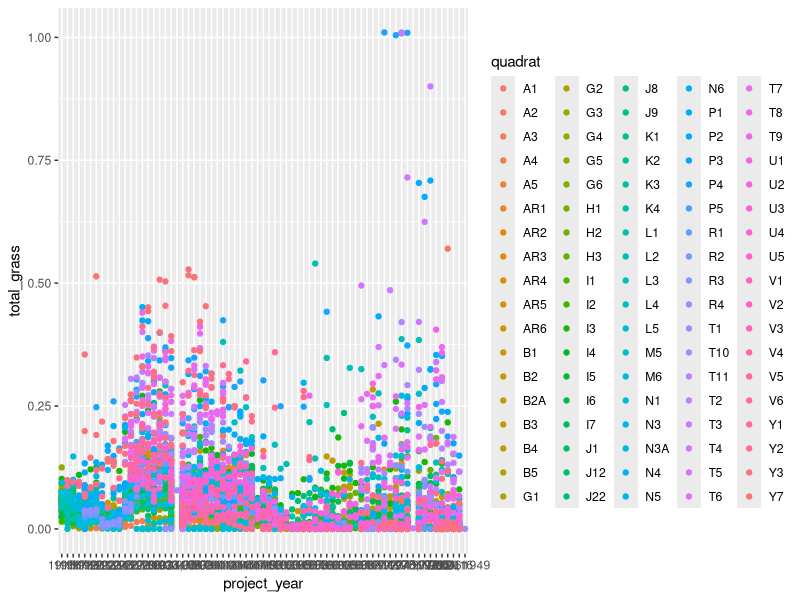
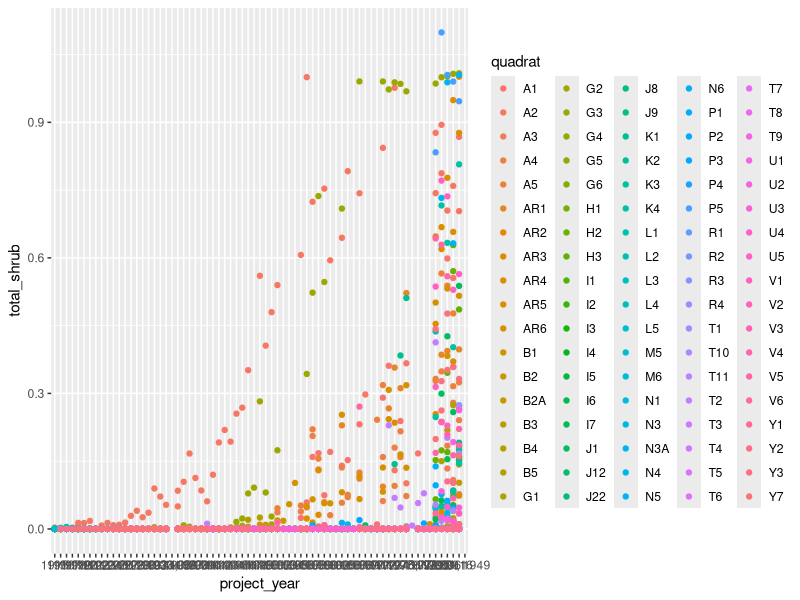
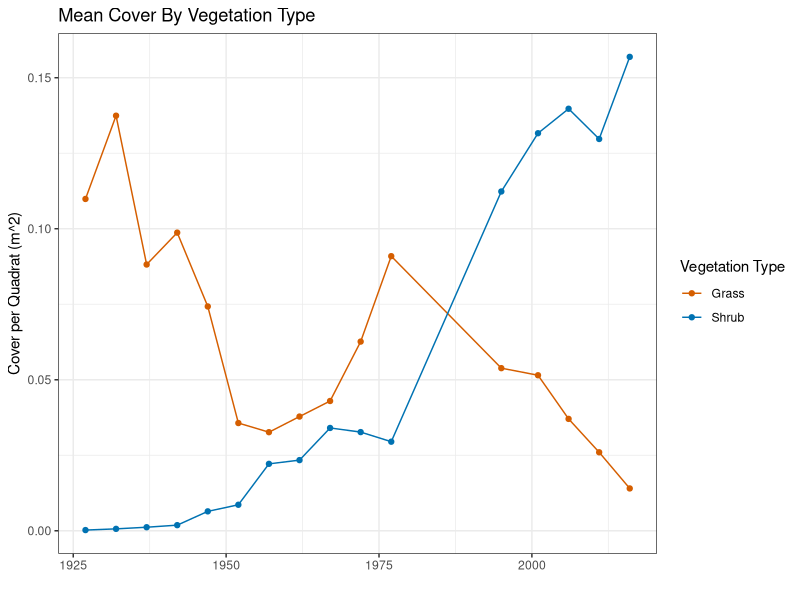
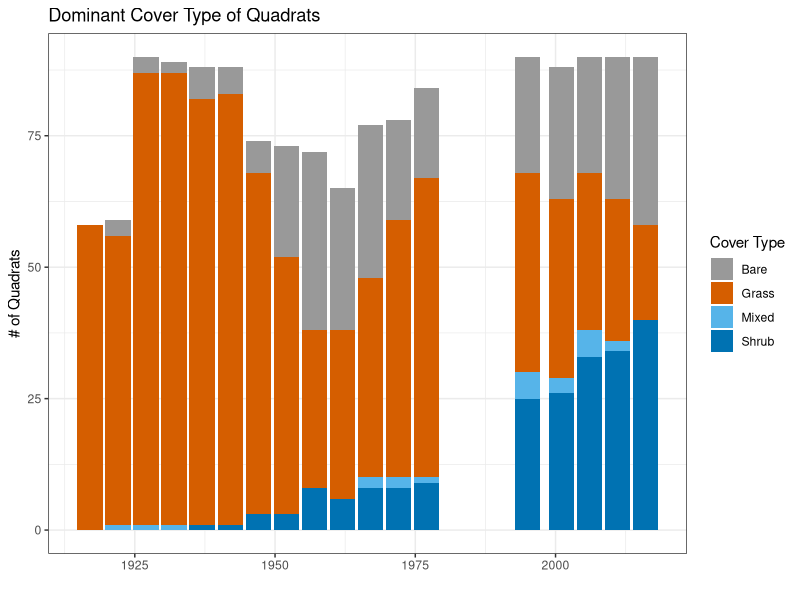
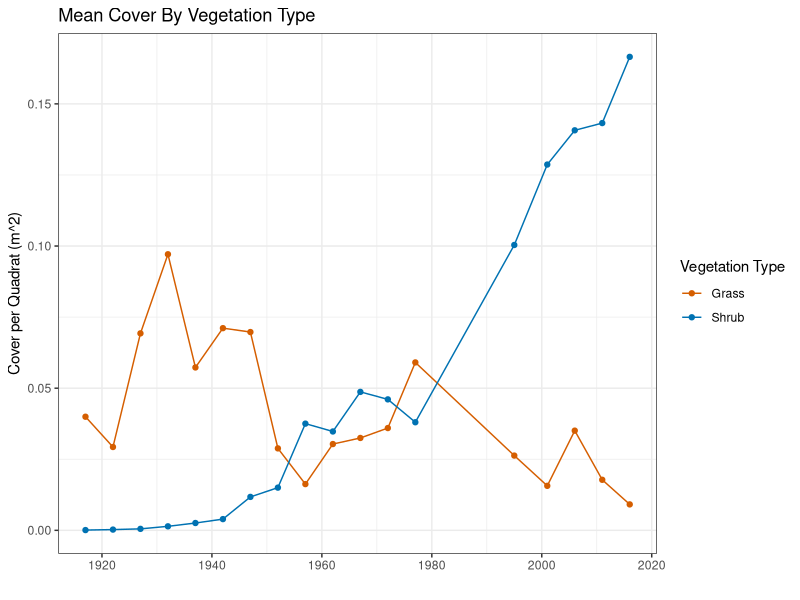
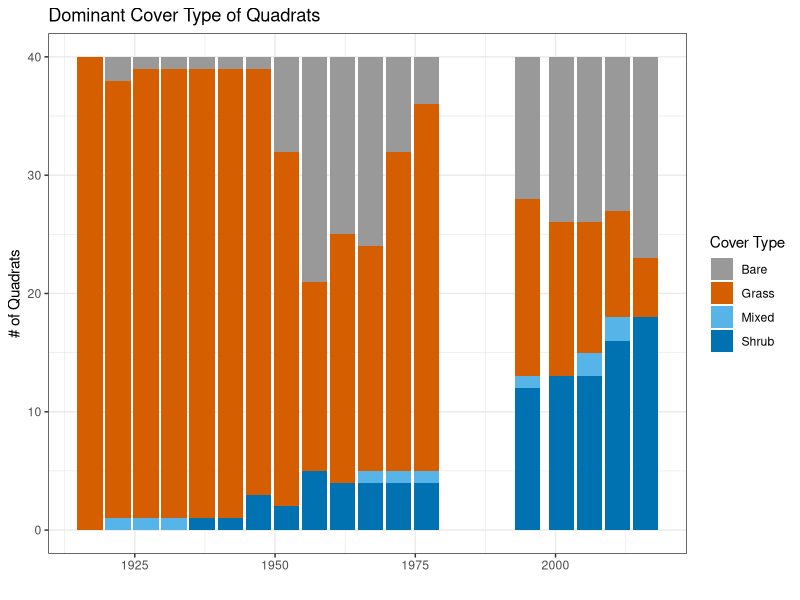
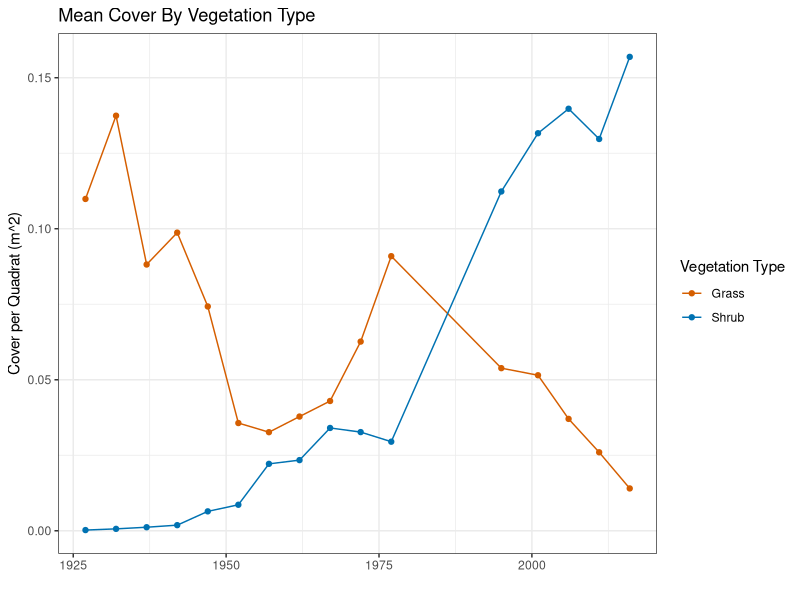
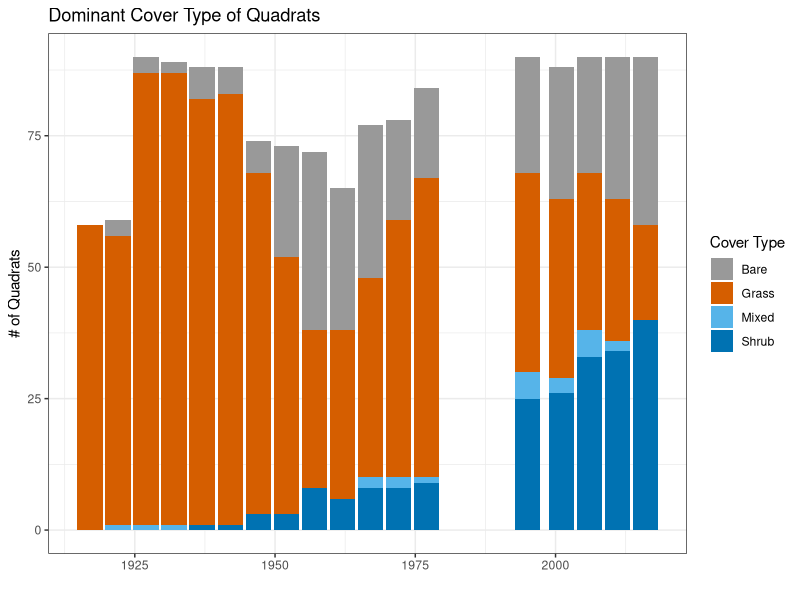

R code for these plots, in order:
# grass/shrub trends 1916-2016
# adapted from SRM poster analysis
# EMC 8/26/20

library(dplyr)
library(ggplot2)

cbPalette <- c("#999999","#D55E00", "#0072B2","#E69F00", "#56B4E9", "#009E73", "#F0E442", "#CC79A7")

veg = read.csv('data/quadrat_veg.csv', stringsAsFactors = F)
dates = read.csv('data/quadrats_dates_for_analysis.csv', stringsAsFactors = F)


# quadrats to use (the ones that are processed as of Aug 2020)
selectedquads = unique(dates$quadrat)

# just using veg from selected quadrats
veg_data = dplyr::filter(veg, quadrat %in% selectedquads)

# how many quads per year
quadsperyear = dates %>%
  group_by(project_year) %>%
  summarize(nquads = n_distinct(quadrat))

# plot shrub and grass over time
ggplot(veg_data, aes(x=project_year, y=total_grass, color=quadrat)) +
  geom_point()

ggplot(veg_data, aes(x=project_year, y=total_shrub, color=quadrat)) +
  geom_point()

# =================
# group years: quadrats were not all sampled every year, but I want to get a reliable time series
groupedyears = data.frame(project_year = 1915:2016,
                          yeargroup = c(rep(1917,5),
                                        rep(1922,5),
                                        rep(1927,5),
                                        rep(1932,5),
                                        rep(1937,5),
                                        rep(1942,5),
                                        rep(1947,5),
                                        rep(1952,5),
                                        rep(1957,5),
                                        rep(1962,5),
                                        rep(1967,5),
                                        rep(1972,5),
                                        rep(1977,5),
                                        rep(1982,5),
                                        rep(1987,5),
                                        rep(1992,5),
                                        rep(1995,5),
                                        rep(2001,5),
                                        rep(2006,5),
                                        rep(2011,5),
                                        rep(2016,2)))

covergrouped = merge(veg_data, groupedyears, by='project_year') %>%
  group_by(quadrat, yeargroup) %>%
  summarize(meangrass=mean(total_grass, na.rm=T),
            meanshrub=mean(total_shrub, na.rm=T))



# now how many quads per year group
quadsperyear2 = covergrouped %>%
  group_by(yeargroup) %>%
  summarize(nquads = n_distinct(quadrat))

# only select the year (groups) that have at least 60 of the 90 quadrats sampled
selectedyears = quadsperyear2$yeargroup[quadsperyear2$nquads>=60]

# plot shrub and grass over time
datatoplot = dplyr::filter(covergrouped, yeargroup %in% selectedyears)
datatoplot$yeargroup = as.factor(datatoplot$yeargroup)


# mean grass and shrub, dual axes
meanbydate = dplyr::filter(covergrouped, yeargroup %in% selectedyears) %>%
  group_by(yeargroup) %>%
  summarize(meangrass=mean(meangrass),
            meanshrub=mean(meanshrub))

grassshrubtrend <- ggplot(meanbydate, aes(x=yeargroup)) +
  geom_line(aes(y=meangrass, colour='Grass')) +
  geom_point(aes(y=meangrass, colour='Grass')) +
  #scale_y_continuous(sec.axis = sec_axis(~.,name='Shrub Cover per Quadrat')) +
  geom_line(aes(y=meanshrub, colour='Shrub')) +
  geom_point(aes(y=meanshrub, colour='Shrub')) +
  labs(x = '',
       y='Cover per Quadrat (m^2)',
       colour='Vegetation Type',
       title='Mean Cover By Vegetation Type') +
  theme_bw() +
  scale_color_manual(values=cbPalette[2:3])
grassshrubtrend
  
ggsave('Figures/grass_shrub_trend.png', plot=grassshrubtrend, width=5, height=3)



# =======================================================================
# number of grass-dominated quadrats through time

dominatedby = dplyr::select(covergrouped, quadrat, yeargroup, grass=meangrass,shrub=meanshrub) 
# categorize each chart
dominatedby$grassshrubratio = dominatedby$grass/dominatedby$shrub
dominatedby$category = NA
dominatedby$category[dominatedby$grass < .01 & dominatedby$shrub< .01] <- 'Bare' # <1% shrub and <1% grass
dominatedby$category[dominatedby$grass >=.01 & dominatedby$shrub< .01] <- 'Grass' # <1% shrub and >=1% grass
dominatedby$category[dominatedby$grass < .01 & dominatedby$shrub>=.01] <- 'Shrub' # >=1% shrub and <1% grass
dominatedby$category[dominatedby$grass >= .01 & dominatedby$shrub>=.01 & dominatedby$grassshrubratio >= 2] <- 'Grass' # >=1% grass and shrub but more than double the grass
dominatedby$category[dominatedby$grass >= .01 & dominatedby$shrub>=.01 & dominatedby$grassshrubratio <= .5] <- 'Shrub' # >=1% grass and shrub but more than double the shrub
#dominatedby$category[dominatedby$grass >= .01 & dominatedby$shrub>=.01 & dominatedby$grassshrubratio < 2 & dominatedby$grassshrubratio > .5] <- 'mixed'
dominatedby$category[is.na(dominatedby$category)] <- 'Mixed'

# save to csv so this info can be used for maps
write.csv(dominatedby, 'Quadrat_dominant_veg_type_1915_2016.csv', row.names=F)

# find how many of each category for each year
ncategory = dominatedby %>% group_by(yeargroup, category) %>%
  summarize(ncategory=length(category))


# stacked barplot
cover_barplot <- ggplot(ncategory, aes(x=yeargroup, y=ncategory, fill=category)) +
  geom_bar(stat='identity') +
  theme_bw() +
  labs(x='',
       y="# of Quadrats",
       fill='Cover Type',
       title="Dominant Cover Type of Quadrats") +
  scale_fill_manual(values=cbPalette[c(1,2,5,3)])
cover_barplot
ggsave('Figures/Cover_barplot.png', plot=cover_barplot, width=5, height=3)

# ===========================================
# sensitivity analysis: create above graphs with only quadrats that were sampled regularly through time
# see which quadrats have at least one sample in every 5-year period 
covergroupedtally = covergrouped %>%
  group_by(quadrat) %>%
  summarize(nyeargroup=n_distinct(yeargroup))
bestcoveredquads = covergroupedtally$quadrat[covergroupedtally$nyeargroup==max(covergroupedtally$nyeargroup)]

# mean grass and shrub, dual axes
meanbydate2 = dplyr::filter(covergrouped, quadrat %in% bestcoveredquads) %>%
  group_by(yeargroup) %>%
  summarize(meangrass=mean(meangrass),
            meanshrub=mean(meanshrub))

grassshrubtrend2 <- ggplot(meanbydate2, aes(x=yeargroup)) +
  geom_line(aes(y=meangrass, colour='Grass')) +
  geom_point(aes(y=meangrass, colour='Grass')) +
  #scale_y_continuous(sec.axis = sec_axis(~.,name='Shrub Cover per Quadrat')) +
  geom_line(aes(y=meanshrub, colour='Shrub')) +
  geom_point(aes(y=meanshrub, colour='Shrub')) +
  labs(x = '',
       y='Cover per Quadrat (m^2)',
       colour='Vegetation Type',
       title='Mean Cover By Vegetation Type') +
  theme_bw() +
  scale_color_manual(values=cbPalette[2:3])
grassshrubtrend2
ggsave('Figures/grass_shrub_trend_40quadrats.png', plot=grassshrubtrend2, width=5, height=3)

# what category do these 40 quadrats fall in over time
# find how many of each category for each year
ncategory2 = dominatedby %>% 
  dplyr::filter(quadrat %in% bestcoveredquads) %>%
  group_by(yeargroup, category) %>%
  summarize(ncategory=length(category))


# stacked barplot
cover_barplot2 <- ggplot(ncategory2, aes(x=yeargroup, y=ncategory, fill=category)) +
  geom_bar(stat='identity') +
  theme_bw() +
  labs(x='',
       y="# of Quadrats",
       fill='Cover Type',
       title="Dominant Cover Type of Quadrats") +
  scale_fill_manual(values=cbPalette[c(1,2,5,3)])
cover_barplot2
ggsave('Figures/Cover_barplot_40quadrats.png', plot=cover_barplot2, width=5, height=3)

# ========================================================================
# get into detail with grass-dominated quads 1995-2016

# find the quadrats that were dominated by grass at some point >1995
moderngrassquads = dplyr::filter(dominatedby, yeargroup>=1995, category=='Grass') %>% 
  dplyr::select(quadrat) %>% unique() %>% unlist() %>% as.vector()





